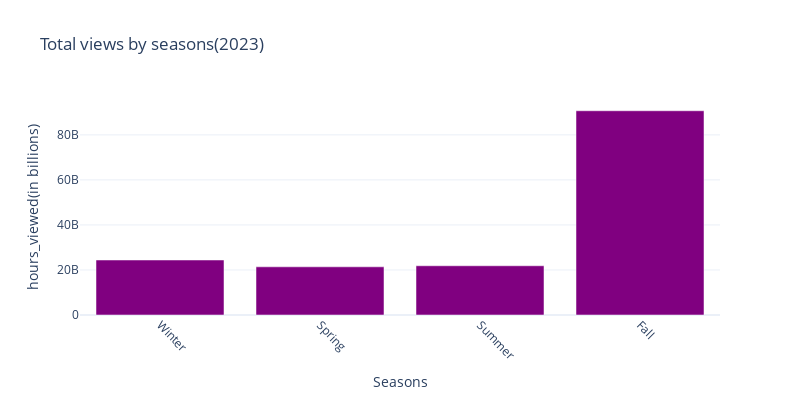

Source (notebook cell):
### Code cell
fig = go.Figure(data = [
    go.Bar(
        x = seasonal_viewers.index,
        y = seasonal_viewers.values,
        marker_color = 'Purple')])

fig.update_layout(
    title = 'Total views by seasons(2023)',
    xaxis_title = 'Seasons ',
    yaxis_title = 'hours_viewed(in billions)',
    xaxis_tickangle=45,
height = 400,
width = 800,
xaxis=dict(
        categoryorder='array',
        categoryarray=seasons_orders
    ))

### Figure 1 — Plotly figure (JSON) as saved in the notebook; plotly's stock layout.template omitted (floating-point values rounded to 4 significant figures)
{"data": [{"marker": {"color": "Purple"}, "type": "bar", "x": ["Winter", "Spring", "Summer", "Fall"], "y": [24431100000, 21397400000, 21864600000, 90708800000]}], "layout": {"height": 400, "title": {"text": "Total views by seasons(2023)"}, "width": 800, "xaxis": {"categoryarray": ["Winter", "Spring", "Summer", "Fall"], "categoryorder": "array", "tickangle": 45, "title": {"text": "Seasons "}}, "yaxis": {"title": {"text": "hours_viewed(in billions)"}}}}
